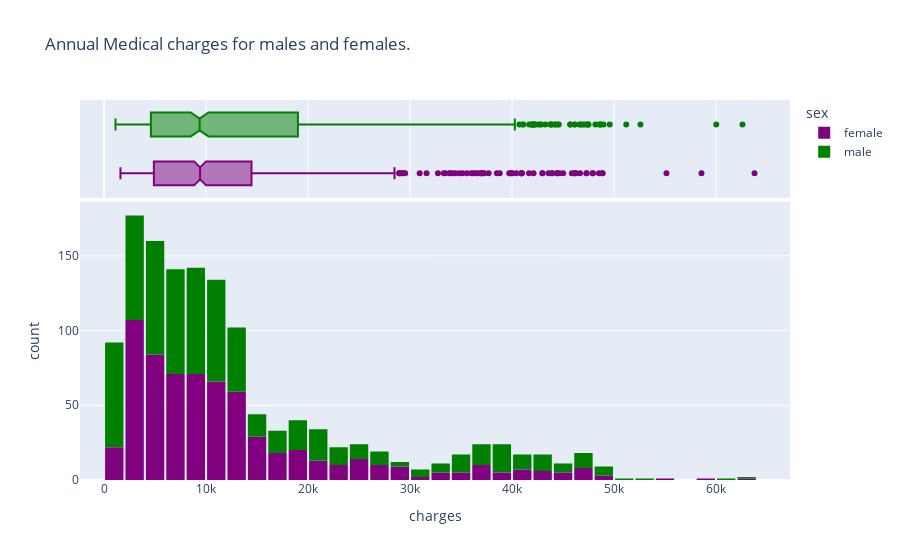

Write notebook code for a chart like this one.
### Code cell
#Let's look at the charges for males and females.
fig = px.histogram(
    df,
    x='charges',
    marginal='box',
    color='sex',
    color_discrete_sequence=['purple','green'],
    title="Annual Medical charges for males and females."
)

fig.update_layout(bargap=0.1)
fig.show()

### Figure 1 — Plotly figure (JSON) as saved in the notebook; plotly's stock layout.template omitted (floating-point values rounded to 4 significant figures; data arrays with more than 128 entries replaced by an {"elided": "..."} marker saying what was removed)
{"data": [{"alignmentgroup": "True", "bingroup": "x", "hovertemplate": "sex=female<br>charges=%{x}<br>count=%{y}<extra></extra>", "legendgroup": "female", "marker": {"color": "purple", "pattern": {"shape": ""}}, "name": "female", "offsetgroup": "female", "orientation": "v", "showlegend": true, "type": "histogram", "x": {"elided": "662 float values"}, "xaxis": "x", "yaxis": "y"}, {"alignmentgroup": "True", "hovertemplate": "sex=female<br>charges=%{x}<extra></extra>", "legendgroup": "female", "marker": {"color": "purple"}, "name": "female", "notched": true, "offsetgroup": "female", "showlegend": false, "type": "box", "x": {"elided": "662 float values"}, "xaxis": "x2", "yaxis": "y2"}, {"alignmentgroup": "True", "bingroup": "x", "hovertemplate": "sex=male<br>charges=%{x}<br>count=%{y}<extra></extra>", "legendgroup": "male", "marker": {"color": "green", "pattern": {"shape": ""}}, "name": "male", "offsetgroup": "male", "orientation": "v", "showlegend": true, "type": "histogram", "x": {"elided": "676 float values"}, "xaxis": "x", "yaxis": "y"}, {"alignmentgroup": "True", "hovertemplate": "sex=male<br>charges=%{x}<extra></extra>", "legendgroup": "male", "marker": {"color": "green"}, "name": "male", "notched": true, "offsetgroup": "male", "showlegend": false, "type": "box", "x": {"elided": "676 float values"}, "xaxis": "x2", "yaxis": "y2"}], "layout": {"autosize": true, "bargap": 0.1, "barmode": "relative", "legend": {"title": {"text": "sex"}, "tracegroupgap": 0}, "title": {"text": "Annual Medical charges for males and females."}, "xaxis": {"anchor": "y", "autorange": true, "domain": [0, 1], "range": [-2359.0, 67250.0], "title": {"text": "charges"}, "type": "linear"}, "xaxis2": {"anchor": "y2", "autorange": true, "domain": [0, 1], "matches": "x", "range": [-2359.0, 67250.0], "showgrid": true, "showticklabels": false, "type": "linear"}, "yaxis": {"anchor": "x", "autorange": true, "domain": [0, 0.7326], "range": [0, 186.3], "title": {"text": "count"}}, "yaxis2": {"anchor": "x2", "autorange": true, "domain": [0.7426, 1], "matches": "y2", "range": [-0.5, 1.5], "showgrid": false, "showline": false, "showticklabels": false, "ticks": "", "type": "category"}}}
